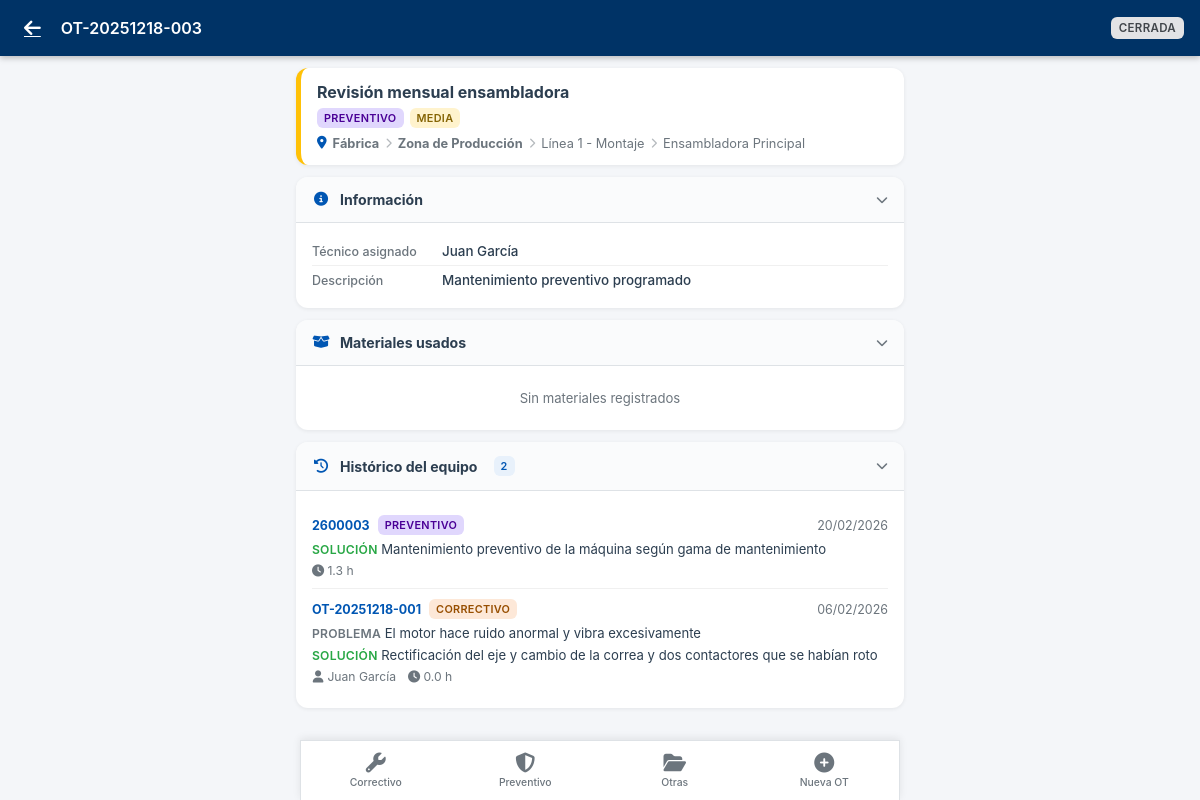
/movil/ot/3 (signed in), run on the app's committed database.
### models.py (models this page shows, shortened)
class OrdenTrabajo(db.Model):
    id = db.Column(db.Integer, primary_key=True)
    numero = db.Column(db.String(20), unique=True, nullable=False)
    tipo = db.Column(db.String(20), nullable=False)  # correctivo, preventivo
    prioridad = db.Column(db.String(20), default='media')  # urgente, alta, media, baja
    estado = db.Column(db.String(20), default='pendiente')  # pendiente, asignada, en_curso, cerrada, cancelada
    fechaCreacion = db.Column(db.DateTime, default=datetime.now)
    fechaProgramada = db.Column(db.DateTime)
    fechaInicio = db.Column(db.DateTime)
    fechaFin = db.Column(db.DateTime)
    titulo = db.Column(db.String(200), nullable=False)
    descripcionProblema = db.Column(db.Text)
    descripcionSolucion = db.Column(db.Text)
    observaciones = db.Column(db.Text)
    equipoTipo = db.Column(db.String(20), nullable=False)  # empresa, planta, zona, linea, maquina, elemento
    equipoId = db.Column(db.Integer, nullable=False)
    maquinaId = db.Column(db.Integer, db.ForeignKey('maquina.id'), nullable=True)
    elementoId = db.Column(db.Integer, db.ForeignKey('elemento.id'))
    planPreventivoId = db.Column(db.Integer, db.ForeignKey('plan_preventivo.id'))  # LEGACY - Deprecado
    asignacionGamaId = db.Column(db.Integer, db.ForeignKey('asignacion_gama.id'))  # LEGACY - Deprecado
    gamaId          = db.Column(db.Integer, db.ForeignKey('gama_mantenimiento.id'), nullable=True)
    frecuenciaTipo  = db.Column(db.String(20))   # 'dias' | 'semanas' | 'meses'
    frecuenciaValor = db.Column(db.Integer)       # número entero
    gama = db.relationship('GamaMantenimiento', foreign_keys=[gamaId])
    tecnicoAsignado = db.Column(db.String(100))  # Técnico principal (legacy)
    tiempoEstimado = db.Column(db.Float)  # horas
    tiempoReal = db.Column(db.Float)  # horas (calculado de registros)
    tiempoParada = db.Column(db.Float)  # horas de parada de máquina
    costeTallerExterno = db.Column(db.Float, default=0)  # Total acumulado (calculado)
    descripcionTallerExterno = db.Column(db.Text)  # LEGACY - primer coste
    proveedorExterno = db.Column(db.String(100))   # LEGACY - primer coste
    costesExternosJson = db.Column(db.Text)  # JSON list de {proveedor, descripcion, coste}
    creadoPor = db.Column(db.String(100))
    cerradoPor = db.Column(db.String(100))
    consumos = db.relationship('ConsumoRecambio', backref='ordenTrabajo', lazy=True, cascade='all, delete-orphan')
    registrosTiempo = db.relationship('RegistroTiempo', backref='ordenTrabajo', lazy=True, cascade='all, delete-orphan')
    respuestasChecklist = db.relationship('RespuestaChecklist', backref='ordenTrabajo', lazy=True, cascade='all, delete-orphan')

class Planta(db.Model):
    id = db.Column(db.Integer, primary_key=True)
    empresaId = db.Column(db.Integer, db.ForeignKey('empresa.id'), nullable=False)
    codigo = db.Column(db.String(10), nullable=False)
    nombre = db.Column(db.String(100), nullable=False)
    descripcion = db.Column(db.Text)
    direccion = db.Column(db.String(200))
    zonas = db.relationship('Zona', backref='planta', lazy=True, cascade='all, delete-orphan')

class Zona(db.Model):
    id = db.Column(db.Integer, primary_key=True)
    plantaId = db.Column(db.Integer, db.ForeignKey('planta.id'), nullable=False)
    codigo = db.Column(db.String(10), nullable=False)
    nombre = db.Column(db.String(100), nullable=False)
    descripcion = db.Column(db.Text)
    lineas = db.relationship('Linea', backref='zona', lazy=True, cascade='all, delete-orphan')

class Linea(db.Model):
    id = db.Column(db.Integer, primary_key=True)
    zonaId = db.Column(db.Integer, db.ForeignKey('zona.id'), nullable=False)
    codigo = db.Column(db.String(10), nullable=False)
    nombre = db.Column(db.String(100), nullable=False)
    descripcion = db.Column(db.Text)
    maquinas = db.relationship('Maquina', backref='linea', lazy=True, cascade='all, delete-orphan')

class Maquina(db.Model):
    id = db.Column(db.Integer, primary_key=True)
    lineaId = db.Column(db.Integer, db.ForeignKey('linea.id'), nullable=False)
    codigo = db.Column(db.String(10), nullable=False)
    nombre = db.Column(db.String(100), nullable=False)
    modelo = db.Column(db.String(50))
    fabricante = db.Column(db.String(50))
    numeroSerie = db.Column(db.String(50))
    descripcion = db.Column(db.Text)
    fechaInstalacion = db.Column(db.Date)
    criticidad = db.Column(db.String(20), default='media')  # alta, media, baja
    estado = db.Column(db.String(20), default='operativo')  # operativo, averiado, mantenimiento
    horasOperacion = db.Column(db.Integer, default=0)  # Contador de horas
    rav = db.Column(db.Float, default=0.0)             # Valor de reposición (RAV)
    elementos = db.relationship('Elemento', backref='maquina', lazy=True, cascade='all, delete-orphan')
    ordenesTrabajo = db.relationship('OrdenTrabajo', backref='maquina', lazy=True)
    planesPreventivos = db.relationship('PlanPreventivo', backref='maquina', lazy=True)
    recambiosAsociados = db.relationship('RecambioEquipo', backref='maquina', lazy=True)

### blueprints/mobile/routes.py (the view, shortened to what this page needs)
@bp.route('/ot/<int:id>')
@movil_required
def ver_ot(id):
    ot = OrdenTrabajo.query.get_or_404(id)
    _enrich_ot(ot)
    nombre_tecnico = _nombre_tecnico(current_user)
    trabajo_activo = RegistroTiempo.query.filter_by(
        ordenId=id, tecnico=nombre_tecnico, enCurso=True
    ).first()
    registros_tiempo = RegistroTiempo.query.filter_by(ordenId=id).order_by(
        RegistroTiempo.inicio.desc()
    ).all()
    consumos = ConsumoRecambio.query.filter_by(ordenId=id).all()
    tareas_gama = []
    tareas_realizadas_ids = set()
    checklist_items = []
    respuestas_map = {}
    historico_equipo = []
    et = ot.equipoTipo or ('maquina' if ot.maquinaId else None)
    ei = ot.equipoId or ot.maquinaId
    if et and ei:
        condiciones = [
            and_(OrdenTrabajo.equipoTipo == et, OrdenTrabajo.equipoId == ei)
        ]
        maq_id = ot.maquinaId or (ei if et == 'maquina' else None)
        if maq_id:
            condiciones.append(OrdenTrabajo.maquinaId == maq_id)
        historico_equipo = OrdenTrabajo.query.filter(
            OrdenTrabajo.id != ot.id,
            OrdenTrabajo.estado == 'cerrada',
            or_(*condiciones),
        ).order_by(OrdenTrabajo.fechaFin.desc()).limit(15).all()
    return render_template(
        'mobile/ot_detail.html',
        ot=ot,
        nombre_tecnico=nombre_tecnico,
        trabajo_activo=trabajo_activo,
        registros_tiempo=registros_tiempo,
        consumos=consumos,
        tareas_gama=tareas_gama,
        tareas_realizadas_ids=tareas_realizadas_ids,
        checklist_items=checklist_items,
        respuestas_map=respuestas_map,
        historico_equipo=historico_equipo,
    )

### templates/mobile/ot_detail.html (shortened to what this page needs)
{% extends "mobile/base.html" %}
{% block header %}
<a href="{{ url_for('mobile.home') }}" class="m-header-back">
  <i class="fas fa-arrow-left"></i>
</a>
<span class="m-header-title">{{ ot.numero }}</span>
<div class="m-header-actions">
  <span class="m-badge m-badge-estado-{{ ot.estado }}" style="font-size:.72rem;padding:4px 8px;">
    {{ ot.estado | replace('_', ' ') }}
  </span>
</div>
{% endblock %}
{% block content %}
<div class="m-ot-header-card prio-{{ ot.prioridad }}">
  <div class="m-ot-header-titulo">{{ ot.titulo }}</div>
  <div class="m-ot-header-badges">
    <span class="m-badge m-badge-tipo-{{ ot.tipo }}">{{ ot.tipo }}</span>
    <span class="m-badge m-badge-prio-{{ ot.prioridad }}">
      {{ ot.prioridad }}
    </span>
  </div>
  {% if ot._ruta %}
  <div class="m-ot-header-equipo">
    <i class="fas fa-map-marker-alt" style="color:var(--m-primary)"></i>
    {% for nivel in ot._ruta %}
    {% if not loop.first %}<i class="fas fa-chevron-right" style="font-size:.65rem;opacity:.5"></i>{% endif %}
    <span style="font-weight:{% if nivel.tipo in ['planta','zona'] %}700{% else %}400{% endif %}">{{ nivel.nombre
      }}</span>
    {% endfor %}
  </div>
  {% endif %}
</div>
<div class="m-section" id="sec-info">
  <div class="m-section-header">
    <div class="m-section-header-left">
      <i class="fas fa-info-circle"></i>Información
    </div>
    <i class="fas fa-chevron-down m-section-chevron"></i>
  </div>
  <div class="m-section-body">
    <div class="m-info-row">
      <span class="m-info-label">Técnico asignado</span>
      <span class="m-info-value">{{ ot.tecnicoAsignado or '—' }}</span>
    </div>
    {% if ot.descripcionProblema %}
    <div class="m-info-row">
      <span class="m-info-label">Descripción</span>
      <span class="m-info-value">{{ ot.descripcionProblema }}</span>
    </div>
    {% endif %}
  </div>
</div>
<div class="m-section" id="sec-consumos">
  <div class="m-section-header">
    <div class="m-section-header-left">
      <i class="fas fa-box-open"></i>
      Materiales usados
    </div>
    <i class="fas fa-chevron-down m-section-chevron"></i>
  </div>
  <div class="m-section-body">
    {% if consumos %}
    {% for c in consumos %}
    <div class="m-consumo-item">
      <div>
        <div class="m-consumo-nombre">{{ c.recambio.nombre if c.recambio else '—' }}</div>
        <div class="m-consumo-qty">Cantidad: {{ c.cantidad }} {{ c.recambio.unidadMedida if c.recambio else '' }}</div>
      </div>
      <div class="m-consumo-coste">
        {% if c.precioUnitario %}{{ '%.2f' % (c.cantidad * c.precioUnitario) }} €{% endif %}
      </div>
    </div>
    {% endfor %}
    {% else %}
    <p class="m-text-muted m-text-center" style="padding:10px 0">Sin materiales registrados</p>
    {% endif %}
  </div>
</div>
{% if ot.equipoTipo or ot.maquinaId %}
{% if historico_equipo %}
<div class="m-section" id="sec-historico">
  <div class="m-section-header">
    <div class="m-section-header-left">
      <i class="fas fa-history"></i>
      Histórico del equipo
      <span class="m-badge" style="background:var(--m-primary-light);color:var(--m-primary);margin-left:6px">
        {{ historico_equipo|length }}
      </span>
    </div>
    <i class="fas fa-chevron-down m-section-chevron"></i>
  </div>
  <div class="m-section-body">
    {% for h in historico_equipo %}
    <div class="m-historico-item">
      <div class="m-historico-header">
        <div style="display:flex;align-items:center;gap:8px">
          <span class="m-historico-num">{{ h.numero }}</span>
          <span class="m-badge m-badge-tipo-{{ h.tipo }}">{{ h.tipo }}</span>
        </div>
        <span class="m-text-small m-text-muted">
          {{ h.fechaFin.strftime('%d/%m/%Y') if h.fechaFin else (h.fechaCreacion.strftime('%d/%m/%Y') if h.fechaCreacion
          else '—') }}
        </span>
      </div>
      {% if h.descripcionProblema %}
      <div class="m-historico-problema">
        <span class="m-historico-label">Problema</span>
        {{ h.descripcionProblema }}
      </div>
      {% endif %}
      {% if h.descripcionSolucion %}
      <div class="m-historico-solucion">
        <span class="m-historico-label">Solución</span>
        {{ h.descripcionSolucion }}
      </div>
      {% else %}
      <div class="m-historico-solucion m-historico-sin-sol">
        <span class="m-historico-label">Solución</span>
        <em>Sin registrar</em>
      </div>
      {% endif %}
      <div class="m-historico-meta">
        {% if h.tecnicoAsignado %}<span><i class="fas fa-user"></i> {{ h.tecnicoAsignado }}</span>{% endif %}
        {% if h.tiempoReal %}<span><i class="fas fa-clock"></i> {{ '%.1f' % h.tiempoReal }} h</span>{% endif %}
      </div>
    </div>
    {% endfor %}
  </div>
</div>
{% endif %}
{% endif %}
{% endblock %}

### data on the page
OrdenTrabajo: numero "OT-20251218-003", estado "CERRADA", titulo "Revisión mensual ensambladora", tipo "PREVENTIVO", prioridad "MEDIA", tecnicoAsignado "Juan García", descripcionProblema "Mantenimiento preventivo programado"
Planta: nombre "Fábrica"
Zona: nombre "Zona de Producción"
Linea: nombre "Línea 1 - Montaje"
Maquina: nombre "Ensambladora Principal"
OrdenTrabajo: numero "2600003", tipo "PREVENTIVO", fechaFin "20/02/2026", descripcionSolucion "Mantenimiento preventivo de la máquina según gama de mantenimiento", tiempoReal "1.3"
OrdenTrabajo: numero "OT-20251218-001", tipo "CORRECTIVO", fechaFin "06/02/2026", descripcionProblema "El motor hace ruido anormal y vibra excesivamente", descripcionSolucion "Rectificación del eje y cambio de la correa y dos contactores que se habían roto", tecnicoAsignado "Juan García", tiempoReal "0.0"

### other printed values
{{ historico_equipo|length }} "2"
